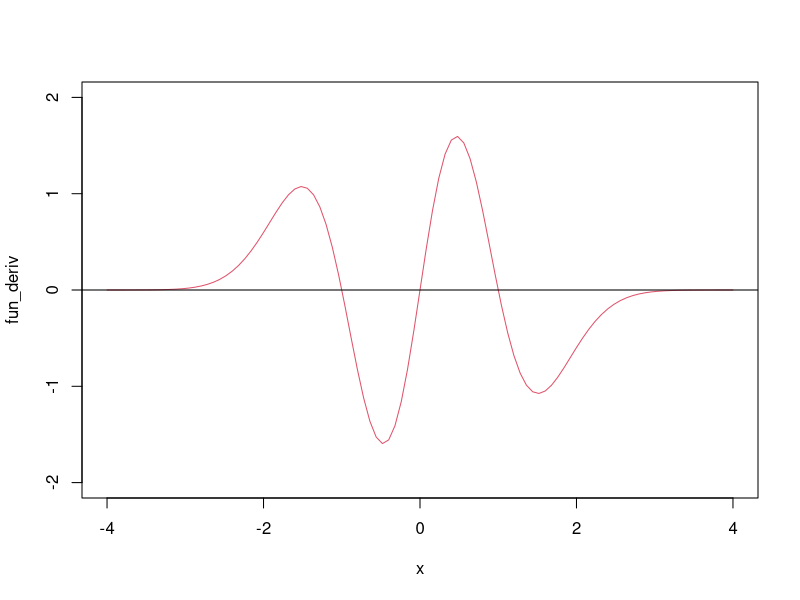
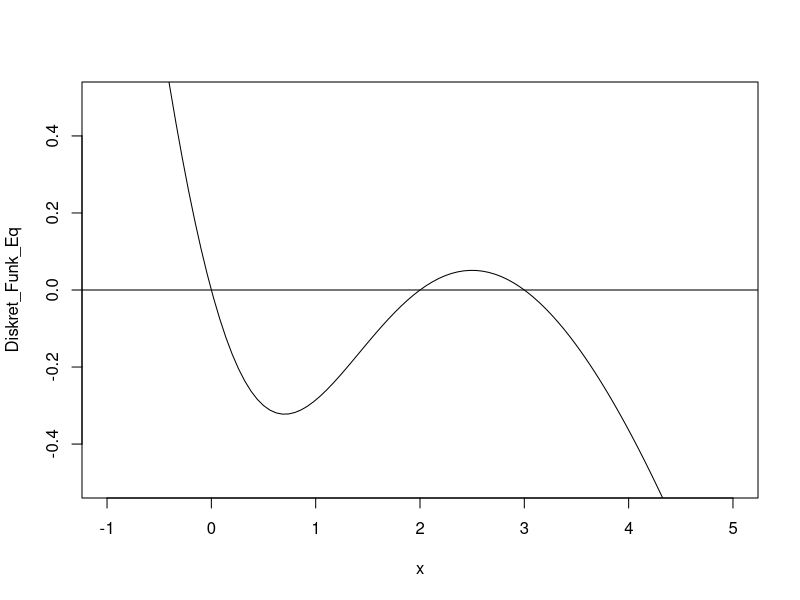

R code for these plots, in order: (Note: this script raises an error after producing the figures.)
# Differensekvation ####

# Vi kan tyvärr inte be R att fixa en explicit lösning

# b - beräkna x_7

y<-c()
y[1]<-5
y[2]<-6

for(i in 1:10){
  y[i+2]=0*y[i+1]+4*y[i]
}

y[8]

z <- c(5,6)

for (i in 3:12) {
  z[i] <- 0 * z[i-1] + 4 * z[i-2]
}

z[8]


# Derivator ####

# b - Bestäm kritiska punkter, dvs då f'(x) = 0

fun <- function(x){x^2*exp(1-x^2)}

fun_deriv <- function(x){2*x*(1-x^2)*exp(1-x^2)}

plot(fun_deriv, xlim=c(-4,4), ylim=c(-2,2), col=2); abline(h=0)

rotter <- uniroot(fun_deriv, interval=c(-2, -0.5)); x_1 <- rotter$root
rotter <- uniroot(fun_deriv, interval=c(-0.5, 0.5)); x_2 <- rotter$root
rotter <- uniroot(fun_deriv, interval=c(0.5, 4)); x_3 <- rotter$root

# d - Bestäm tangentlinjen i punkten x = 2

lutning <- fun_deriv(2)

m <- fun(2)-lutning*2

cat("Tangentlinjens lutning blir f(x)=",lutning,"*x+",m)

# Matriser ####

library(deSolve)

A <- matrix(c(2,6,0,-1), byrow=T, nrow=2)

egen <- eigen(A)

# a - Bestäm egenvärden
lambda_1 <- egen$values[1] 
lambda_2 <- egen$values[2]

# b - Bestäm egenvektorer
v_1 <- egen$vectors[,1]
v_2 <- egen$vectors[,2]


# c - Diagonaliserina A
D <- matrix(c(lambda_1,0,0,lambda_2), byrow=T, nrow=2)

C <- matrix(c(v_1[1],v_2[1],v_1[2],v_2[2]), byrow=T, nrow=2)

C_inv <- solve(C)

# d - Beräkna A^n
library(expm)

n <- 8

C%*%(D%^%n)%*%C_inv

A%^%n

# Diskreta Dynamiska system ####

Diskret_Funk <- function(x){(5*x^2)/(x^2+6)}

# Diskret_Funk <- f(x) = (5*x^2)/(x^2+6)

# b - bestäm jämviktspunkterna

Diskret_Funk_Eq <- function(x){((5*x^2)/(x^2+6))-x}

plot(Diskret_Funk_Eq, ylim=c(-0.5,0.5), xlim=c(-1,5)); abline(h=0)

rotter <- uniroot(Diskret_Funk_Eq, interval=c(-1, 1)); x_1 <- rotter$root
rotter <- uniroot(Diskret_Funk_Eq, interval=c(1, 2.5)); x_2 <- rotter$root
rotter <- uniroot(Diskret_Funk_Eq, interval=c(2.5, 5)); x_3 <- rotter$root

print(x_1);print(x_2);print(x_3)

# c - Avgör om de är stabila

dX <- function(x) {fderiv(Diskret_Funk,x)}

abs(dX(x_1)) > 1 # Stabil
abs(dX(x_2)) > 1 # Instabil
abs(dX(x_3)) > 1 # Stabil

check_stabilitet <- function(x) {
  if (abs(x) > 1) {
    print(paste(x, "är stabil"))
  } else {
    print(paste(x,"är instabil"))
  }
}
check_stabilitet(x_1)
check_stabilitet(x_2)
check_stabilitet(x_3)
